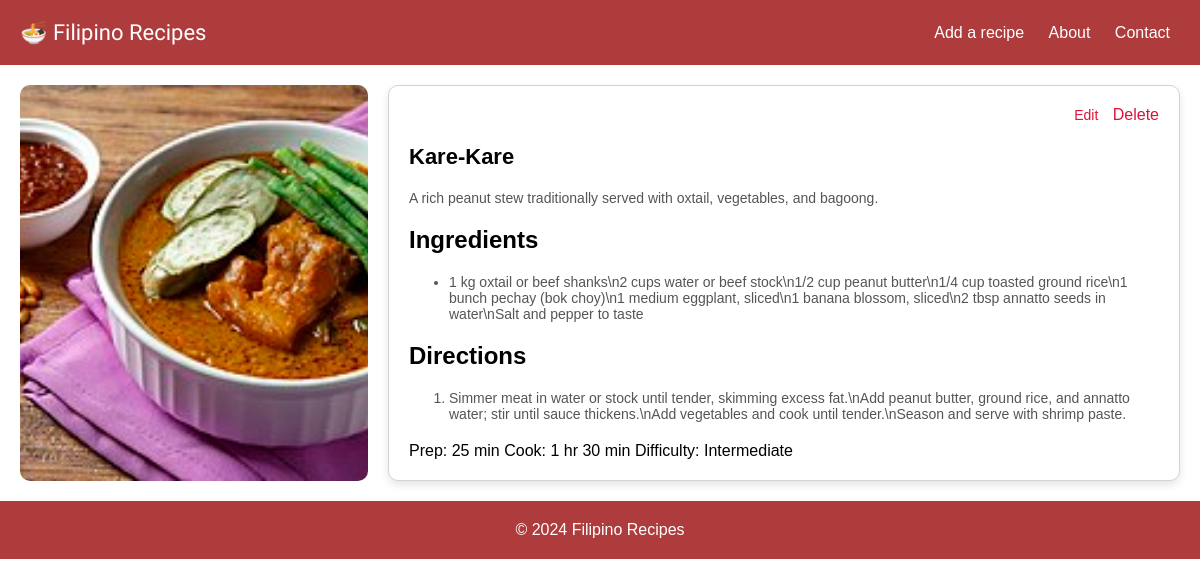
Screenshot of /recipe/2 with the database file from the repository.
### tables this page shows
CREATE TABLE "recipes" (id INTEGER PRIMARY KEY AUTOINCREMENT, name TEXT NOT NULL, category TEXT NOT NULL, short_description TEXT NOT NULL, long_description TEXT, ingredients_text TEXT, directions_text TEXT, image_path TEXT, image_alt TEXT, prep_time TEXT, cook_time TEXT, difficulty TEXT);

### app.py (the view)
    @app.route('/recipe/<int:recipe_id>')
    def recipe_detail(recipe_id):
        db = get_db()
        recipe_row = db.execute('SELECT * FROM recipes WHERE id = ?', (recipe_id,)).fetchone()
        if recipe_row is None:
            return "Recipe not found", 404
        recipe = dict(recipe_row)
        ingredients = [line.strip() for line in (recipe.get('ingredients_text') or '').splitlines() if line.strip()]
        directions = [line.strip() for line in (recipe.get('directions_text') or '').splitlines() if line.strip()]
        recipe_context = {
            'id': recipe['id'],
            'name': recipe['name'],
            'category': recipe['category'],
            'long_description': recipe.get('long_description') or recipe.get('short_description'),
            'image_path': recipe.get('image_path') or 'images/about.webp',
            'image_alt': recipe.get('image_alt') or f"{recipe['name']} plated",
            'ingredients': ingredients,
            'directions': directions,
            'prep_time': recipe.get('prep_time'),
            'cook_time': recipe.get('cook_time'),
            'difficulty': recipe.get('difficulty')
        }
        return render_template('recipe_detail.html', recipe=recipe_context, active_page='recipe_detail')

### db.py (called while the page is built)
def get_db():
    if 'db' not in g:
        database_path = current_app.config['DATABASE']
        g.db = sqlite3.connect(database_path)
        g.db.row_factory = sqlite3.Row
    return g.db

### templates/recipe_detail.html (shortened to what this page needs)
{% extends "base.html" %}
{% block content %}
<main class="recipe-content" role="main">
    <img src="{{ url_for('static', filename=recipe.image_path) }}" alt="{{ recipe.image_alt }}" class="recipe-image">
    <article class="recipe-details-container">
        <div class="recipe-actions">
            <a href="{{ url_for('edit_recipe', recipe_id=recipe.id) }}" class="action-link" aria-label="Edit this recipe">Edit</a>
            <form action="{{ url_for('delete_recipe', recipe_id=recipe.id) }}" method="post" class="inline-form" onsubmit="return confirm('Are you sure you want to delete this recipe?');">
                <button type="submit" class="action-link" aria-label="Delete this recipe">Delete</button>
            </form>
        </div>
        <h1>{{ recipe.name }}</h1>
        <p class="recipe-description">{{ recipe.long_description }}</p>
        <section class="ingredients-section">
            <h2 class="section-title">Ingredients</h2>
            <ul>
                {% for item in recipe.ingredients %}
                <li>{{ item }}</li>
                {% endfor %}
            </ul>
        </section>
        <section class="directions-section">
            <h2 class="section-title">Directions</h2>
            <ol>
                {% for step in recipe.directions %}
                <li>{{ step }}</li>
                {% endfor %}
            </ol>
        </section>
        <footer class="recipe-meta">
            <div class="recipe-info" data-recipe-id="{{ recipe.id }}" data-category="{{ recipe.category }}">
                {% if recipe.prep_time %}<span class="prep-time">Prep: {{ recipe.prep_time }}</span>{% endif %}
                {% if recipe.cook_time %}<span class="cook-time">Cook: {{ recipe.cook_time }}</span>{% endif %}
                {% if recipe.difficulty %}<span class="difficulty">Difficulty: {{ recipe.difficulty }}</span>{% endif %}
            </div>
        </footer>
    </article>
</main>
{% endblock %}

### static/css/styles.css (style rules this page uses)
:root { --red-color: rgb(174, 60, 60); --dark-red: rgb(150, 60, 60); --light-gray: #f4f4f4; --border-color: #ccc; }
body { margin: 0; font-family: Arial, sans-serif; box-sizing: border-box; }
.recipe-content { display: flex; flex-wrap: wrap; gap: 20px; padding-left: 20px; padding-right: 20px; box-sizing: border-box; }
.recipe-image { width: 30%; max-width: 100%; height: auto; border-radius: 10px; object-fit: cover; }
.recipe-details-container { flex: 1; padding: 20px; background-color: white; border: 1px solid lightgrey; box-shadow: 0px 4px 8px rgba(0, 0, 0, 0.1); border-radius: 10px; box-sizing: border-box; width: calc(70% - 40px); }
.recipe-details-container h1 { font-size: 22px; margin-bottom: 20px; }
.recipe-details-container p, .recipe-details-container ul, .recipe-details-container ol { font-size: 14px; margin-bottom: 20px; color: #555; }
.recipe-details-container ul li, .recipe-details-container ol li { margin-bottom: 10px; }
.recipe-actions { text-align: right; margin-bottom: 20px; }
.action-link { font-size: 14px; color: rgb(220, 20, 60); text-decoration: none; margin-left: 10px; transition: color 0.3s ease; }
.inline-form { display: inline; }
.inline-form .action-link { background: none; border: none; padding: 0; font: inherit; cursor: pointer; }

### rows the page displays
recipes: image_path (picture), name "Kare-Kare", long_description "A rich peanut stew traditionally served with oxtail, vegetables, and bagoong.", ingredients_text "1 kg oxtail or beef shanks\\n2 cups water or beef stock\\n1/2 cup peanut butter\\n1/4 cup toasted ground rice\\n1 bunch pechay (bok choy)\\n1 medium eggplant, sliced\\n1 banana blossom, sliced\\n2 tbsp annatto seeds in water\\nSalt and pepper to taste", directions_text "Simmer meat in water or stock until tender, skimming excess fat.\\nAdd peanut butter, ground rice, and annatto water; stir until sauce thickens.\\nAdd vegetables and cook until tender.\\nSeason and serve with shrimp paste.", prep_time "25 min", cook_time "1 hr 30 min", difficulty "Intermediate"
